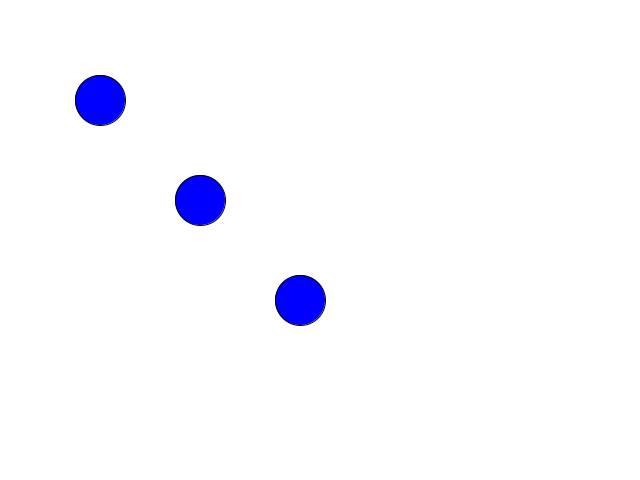
Frame 1 (no input)
Frame 60 (the mouse pressed at the canvas centre just before this capture): identical to frame 1, image omitted
Frame 120 (the mouse held since frame 60 and released just before this capture): identical to frame 1, image omitted

The Processing sketch that drew this single still picture (run headless with seeded random() and noise(); from frame 60 on, the mouse is pressed at the canvas centre):

// Processing sketch: processing_112441
// ── processing_112441.pde

// Processing Demo

int[] Cx = new int[20];
int[] Cy = new int[20];

int active_circle = -1;
boolean locked = false;
int xOffset;
int yOffset;

void setup() {
    size(640, 480);
    background(255);
    stroke(0);
    for (int i=0; i<20; i++) {
        Cx[i] = -1;
    }
    Cx[0] = 100;
    Cy[0] = 100;
    Cx[1] = 200;
    Cy[1] = 200;
    Cx[2] = 300;
    Cy[2] = 300;
}

void draw() {
    background(255);
        if (!locked) {
                activeCircle();
        }
        fill(0, 0, 255);
    for (int i=0; i<20; i++) {
        if (Cx[i] >= 0 && active_circle != i) {
                        ellipse(Cx[i], Cy[i], 50, 50);
        }
    }
        if (active_circle > -1) {
                fill(255, 0, 0);
                ellipse(Cx[active_circle], Cy[active_circle], 50, 50); 
        }
}

void mousePressed() {
        activeCircle();
    if (active_circle > -1) {
        locked = true;
        xOffset = mouseX - Cx[active_circle];
        yOffset = mouseY - Cy[active_circle];
    } else {
        locked = false;
                active_circle = -1;
    }
}

void mouseDragged() {
    if (locked) {
        Cx[active_circle] = mouseX - xOffset;
        Cy[active_circle] = mouseY - yOffset;
    }
}

void mouseReleased() {
    locked = false;
}

void activeCircle() {
    active_circle = -1;
    for (int i = 0; i < 20; i++) {
        if (Cx[i] > -1 && pow(Cx[i]-mouseX,2) + pow(Cy[i]-mouseY,2) < 625) {
            active_circle = i;
                        break;
        }
    }
}
